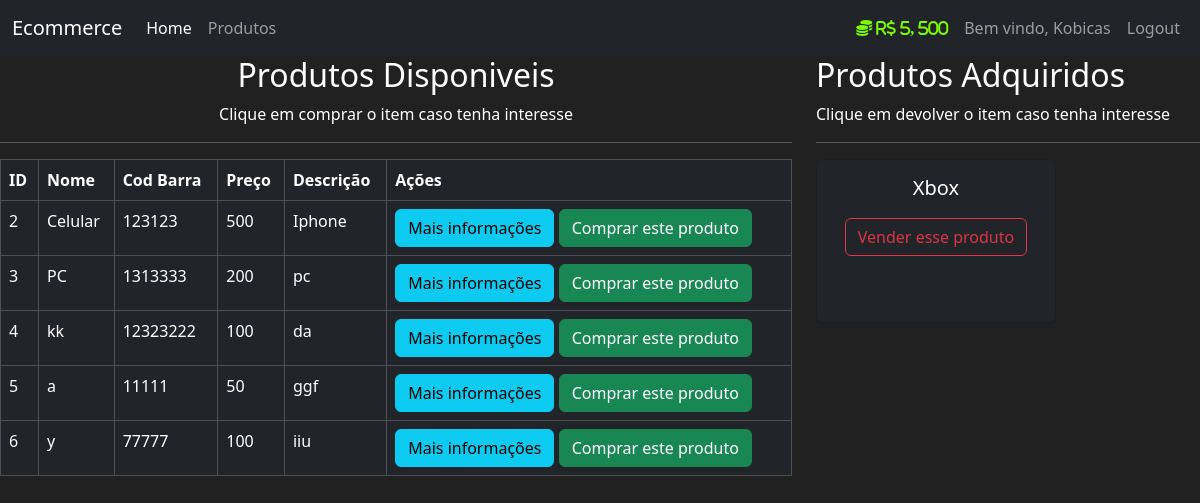
/produtos (signed in), run on the app's committed database.
### mercado/models.py (models this page shows, shortened)
class User(db.Model, UserMixin):
    id = db.Column(db.Integer,primary_key=True)
    usuario = db.Column(db.String(length=30),nullable=False, unique=True)
    email = db.Column(db.String(length=50),nullable=False, unique=True)
    senha = db.Column(db.String(length=60),nullable=False, unique=True)
    valor = db.Column(db.Integer,nullable=False, default=5000)
    itens = db.relationship('Item', backref='dono_user', lazy=True)
    @property
    def formataValor(self):
        if len(str(self.valor)) >= 4:
            return f'R$ {str(self.valor)[:-3]}, {str(self.valor)[-3:]}'
        else:
            return f'R$ {self.valor}'
    @property
    def senhacrip(self):
        return self.senhacrip

class Item(db.Model):
    Id = db.Column(db.Integer,primary_key=True)
    nome = db.Column(db.String(length=30),nullable=False, unique=True)
    preco = db.Column(db.Integer,nullable=False)
    cod_barra = db.Column(db.String(length=12),nullable=False, unique=True)
    descricao = db.Column(db.String(length=1024),nullable=False, unique=True)
    dono = db.Column(db.Integer, db.ForeignKey('user.id'))

### mercado/routes.py (the view, shortened to what this page needs)
@app.route('/produtos', methods=['GET', 'POST'])
@login_required
def page_produto():
    compra_form = CompraProdutoForm()
    venda_form = VendaProdutoForm()
    itens = Item.query.filter_by(dono=None)
    dono_itens = Item.query.filter_by(dono=current_user.id)
    return render_template("produtos.html", itens=itens, compra_form=compra_form, dono_itens=dono_itens, venda_form=venda_form)

### mercado/models.py (called while the page is built)
@login_manager.user_loader
def load_user(user_id):
    return User.query.get(int(user_id))

### mercado/templates/produtos.html (shortened to what this page needs)
{% extends 'base.html' %}
{% block conteudo %}
    <div class="row">
      <div class="col-8">
        <h2 style="text-align: center">Produtos Disponiveis</h2>
        <p style="text-align: center;">Clique em comprar o item caso tenha interesse</p>
        <hr />
        <table class="table table-hover table-dark table-bordered">
          <thead>
            <tr>
              <th scope="col">ID</th>
              <th scope="col">Nome</th>
              <th scope="col">Cod Barra</th>
              <th scope="col">Preço</th>
              <th scope="col">Descrição</th>
              <th scope="col">Ações</th>
            </tr>
          </thead>
          <tbody>
            {% for item in itens %}
            <tr>
              <td>{{item.Id}}</td>
              <td>{{item.nome}}</td>
              <td>{{item.cod_barra}}</td>
              <td>{{item.preco}}</td>
              <td>{{item.descricao}}</td>
              <td>
                <button data-bs-toggle="modal" data-bs-target="#exampleModal-{{item.Id}}" class="btn btn-outline btn-info">Mais informações</button>
                <button data-bs-toggle="modal" data-bs-target="#exampleModalCompra-{{item.Id}}" class="btn btn-outline btn-success">Comprar este produto</button>
              </td>
            </tr>
            {% endfor %}
          </tbody>
        </table>
      </div>
      <div class="col-4">
          <h2>Produtos Adquiridos</h2>
          <p>Clique em devolver o item caso tenha interesse</p>
          <hr>
          <div class="row">
            {% for dono_item in dono_itens %}
              <div class="col-md-6">
                <div class="card text-center bg-dark" style="width: 15rem;">
                  <div class="card-body">
                    <h5 class="card-title" style="color: white;">{{dono_item.nome}}</h5>
                    <button style="margin-bottom: 10px; margin-top: 10px;" data-bs-toggle="modal" data-bs-target="#exampleModalVenda-{{ dono_item.Id }}" class="btn btn-outline-danger" type="button">
                      Vender esse produto
                    </button>
                    <p>
                      <strong>
                      </strong>
                    </p>
                  </div>
                </div>
              </div>
            {% endfor %}
          </div>
      </div>
    </div>
{% endblock %}

### mercado/templates/base.html (shortened to what this page needs)
<!DOCTYPE html>
<html lang="en">
  <head>
    <link
      rel="stylesheet"
      href="https://cdn.jsdelivr.net/npm/bootstrap@5.3.3/dist/css/bootstrap.min.css"
      rel="stylesheet"
    />
  </head>
  <body>
    <nav class="navbar navbar-expand-lg navbar-dark bg-dark">
      <div class="container-fluid">
        <a class="navbar-brand" href="#">Ecommerce</a>
        <div class="collapse navbar-collapse" id="navbarSupportedContent">
          <div class="navbar-nav me-auto">
            <a class="nav-link active" aria-current="page" href="{{url_for('page_home')}}">Home</a>
            <a class="nav-link" href="{{url_for('page_produto')}}">Produtos</a>
          </div>
          {% if current_user.is_authenticated %}
          <div class="navbar-nav ms-auto">
            <a class="nav-link" style="color: lawngreen; font-weight: bold;">
                <i class="fas fa-coins">
                  {{current_user.formataValor}}
                </i>
            </a>
            <a class="nav-link">Bem vindo, {{current_user.usuario}}</a>
            <a href="{{url_for('page_logout')}}" class="nav-link">Logout</a>
          </div>
          {% else %}
          <div class="navbar-nav ms-auto">
            <a class="nav-link" href="{{url_for('page_login')}}">Login</a>
            <a class="nav-link" href="{{url_for('page_cadastro')}}">Cadastro</a>
          </div>
          {% endif %}
        </div>
      </div>
    </nav>
    {% block conteudo %}
    {% endblock %}
  </body>
</html>

### mercado/templates/base.html (style rules this page uses)
body { background-color: #212121; color: white; }

### data on the page
User: formataValor "R$ 5, 500", usuario "Kobicas"
Item: Id "2", nome "Celular", cod_barra "123123", preco "500", descricao "Iphone"
Item: Id "3", nome "PC", cod_barra "1313333", preco "200", descricao "pc"
Item: Id "4", nome "kk", cod_barra "12323222", preco "100", descricao "da"
Item: Id "5", nome "a", cod_barra "11111", preco "50", descricao "ggf"
Item: Id "6", nome "y", cod_barra "77777", preco "100", descricao "iiu"
Item: nome "Xbox"
